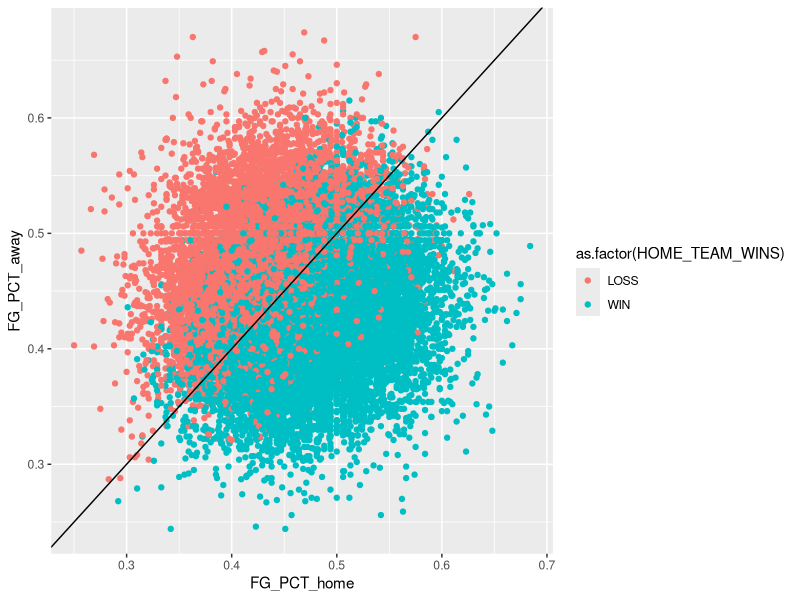
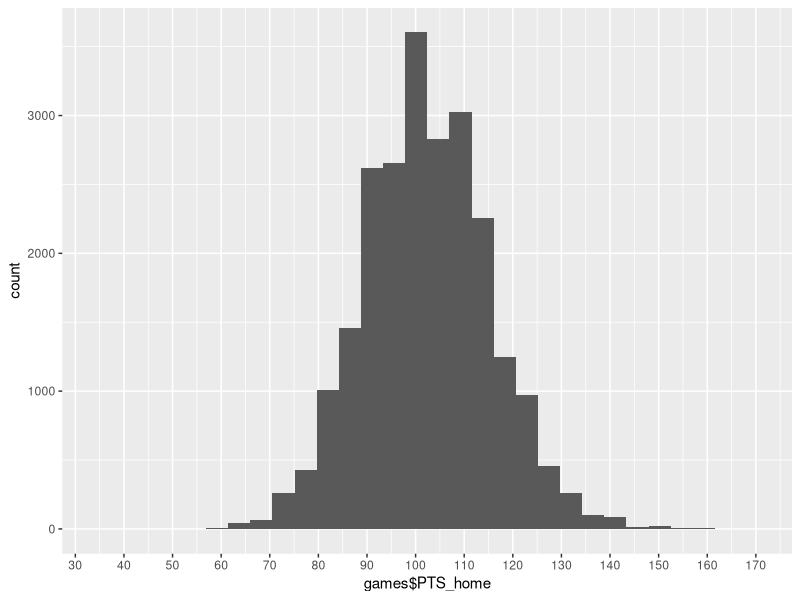
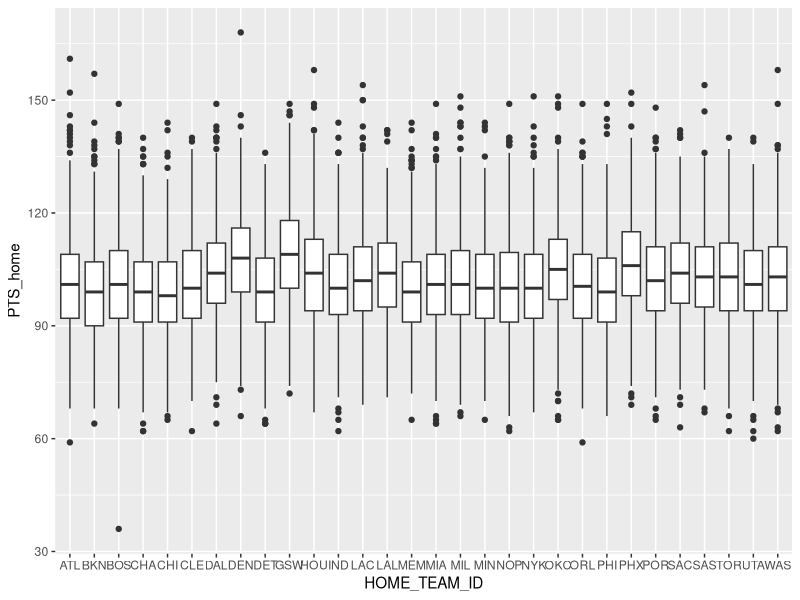
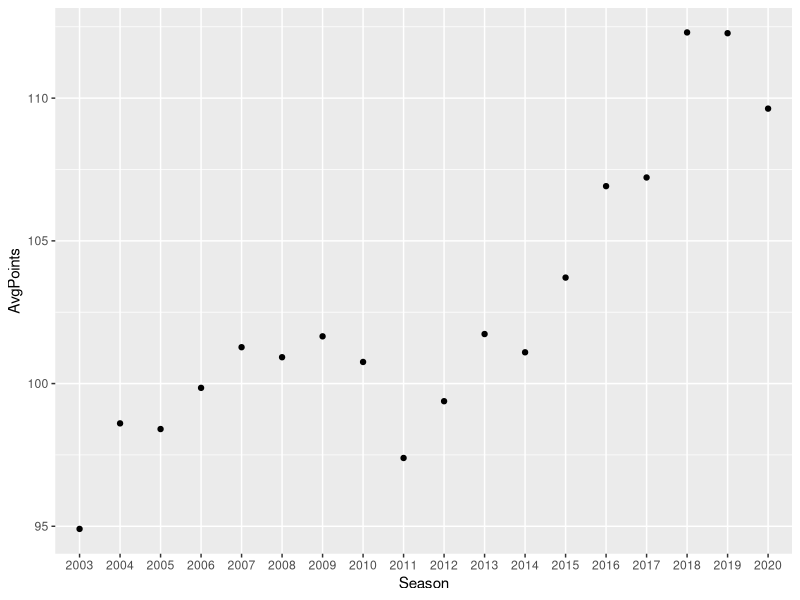
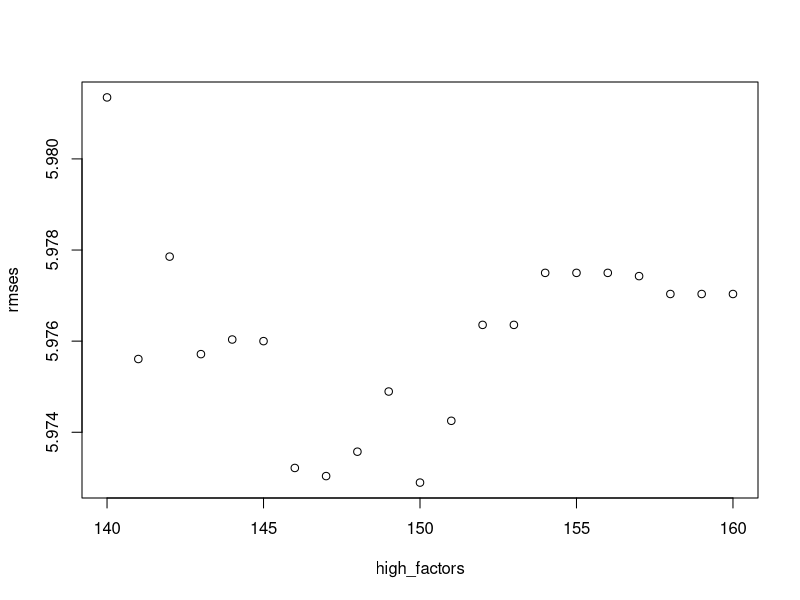

These figures' R source, in order:
## ---- chunk 1
knitr::opts_chunk$set(echo = TRUE)
if(!require(tidyverse)) install.packages("tidyverse", repos = "http://cran.us.r-project.org")
if(!require(caret)) install.packages("caret", repos = "http://cran.us.r-project.org")
if(!require(data.table)) install.packages("data.table", repos = "http://cran.us.r-project.org")
if(!require(dplyr)) install.packages("dplyr", repos = "http://cran.us.r-project.org")
if(!require(plyr)) install.packages("plyr", repos = "http://cran.us.r-project.org")

library(tidyverse)
library(caret)
library(data.table)
library(dplyr)
library(plyr)

# Load Games
games <- fread(text = gsub("::", "\t", readLines("games.csv")),na.strings=c("", "NA"))
games <- na.omit(games) # remove rows with NA data
games <- as.data.frame(games) %>%
  mutate(PTS_total = PTS_home + PTS_away) %>% # add total points scored
  mutate(PTS_diff = PTS_home - PTS_away) %>% # Add points difference between teams
  mutate(HOME_TEAM_ID = as.factor(HOME_TEAM_ID),
         VISITOR_TEAM_ID = as.factor(VISITOR_TEAM_ID),
         HOME_TEAM_WINS = as.factor(HOME_TEAM_WINS),
         SEASON = as.factor(SEASON))

Ptsbyyear <- as_tibble(aggregate(x = games$PTS_home, by = list(games$SEASON), FUN = "mean"))
names(Ptsbyyear)[names(Ptsbyyear) == "Group.1"] <- "Season"
names(Ptsbyyear)[names(Ptsbyyear) == "x"] <- "AvgPoints"

###### Validation Set Section #######
set.seed(1, sample.kind="Rounding") # if using R 3.5 or earlier, use `set.seed(1)`
test_index <- createDataPartition(y = games$PTS_total, times = 1, p = 0.1, list = FALSE)
gamedata <- games[-test_index,]
validation <- games[test_index,]
## ---- chunk 2
str(games)
## ---- chunk 3
summary(games)
## ---- chunk 4
ggplot(games, aes(x=FG_PCT_home, y=FG_PCT_away, color=as.factor(HOME_TEAM_WINS))) +
  geom_point() +
  geom_abline(intercept = 0, slope = 1)
## ---- chunk 5
points <- as.data.frame(games$PTS_home, games$PTS_away)
ggplot(points, aes(x=games$PTS_home)) + geom_histogram() + scale_x_continuous(breaks = seq(0, 400, by = 10))
## ---- chunk 6
ggplot(games, aes(y=PTS_home, x=HOME_TEAM_ID)) +
  geom_boxplot()
## ---- chunk 7
ggplot(Ptsbyyear, aes(x=Season, y=AvgPoints)) +
  geom_point()
## ---- chunk 8
avg_points <- mean(games$PTS_home)  
avg_points
rmse_results <- tibble()
# baseline - the average points for all home teams in games played
baseline_rmse <- RMSE(validation$PTS_home,avg_points)
## Test results based on simple prediction
baseline_rmse
rmse_results <- tibble(method = "Mean Only", RMSE = baseline_rmse)
rmse_results
## ---- chunk 9

HomePointsModel = lm(PTS_home ~ FG_PCT_home + FT_PCT_home + FG3_PCT_home + AST_home + REB_home + FG_PCT_away + FT_PCT_away + FG3_PCT_away + HOME_TEAM_ID + VISITOR_TEAM_ID + SEASON + AST_away + REB_away, data=games)

predictedscores <- predict(HomePointsModel, newdata = validation, type = "response")
HomePointsModel_rmse <- RMSE(validation$PTS_home,predictedscores)

## Test results based on regression algorithm
rmse_results<- add_row(rmse_results, method = "Regression", RMSE = HomePointsModel_rmse)
rmse_results
## ---- chunk 10

low_factors <- seq(50, 70, 1) #test for lambda value
high_factors <- seq(140, 160, 1) #test for lambda value

rmses <- sapply(high_factors, function(l){
  
adv_games<-games[!(games$PTS_home>l),]

HomePointsModel = lm(PTS_home ~ FG_PCT_home + FT_PCT_home + FG3_PCT_home + AST_home + REB_home + FG_PCT_away + FT_PCT_away + FG3_PCT_away + HOME_TEAM_ID + VISITOR_TEAM_ID + SEASON + AST_away + REB_away, data=adv_games)

advpredictedscores <- predict(HomePointsModel, newdata = validation, type = "response")
test <- data.frame(Points = as.integer(advpredictedscores))

#HomePointsModel_rmse <- RMSE(validation$PTS_home,test$Points)

  return(RMSE(test$Points, validation$PTS_home))
})
plot(high_factors, rmses)

## Test results based on regression algorithm
rmse_results<- add_row(rmse_results, method = "Remove Outliers", RMSE = min(rmses))
rmse_results
